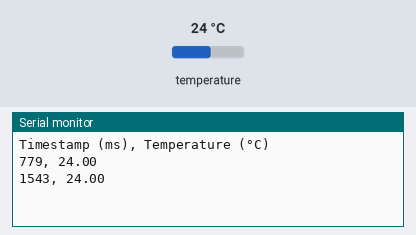
This program was run on a simulated ESP32. Shown: the last lines printed to the serial monitor. Inputs (shaded band) come from the test bench; at power-on: temperature 24 °C.

Above: at 2.3 s.
2.4 s: temperature set to 12 °C
At 2.4 s:
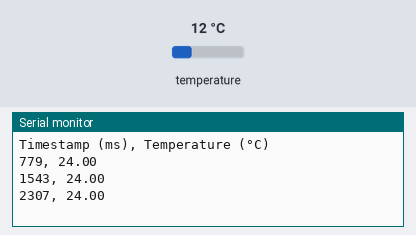
3.9 s: temperature set to 19 °C
At 3.9 s:
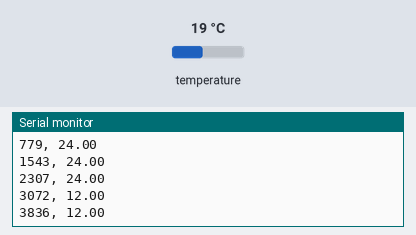
Timing chart, 0 to 6.9 s (numbered marks = the images above; inputs shaded):
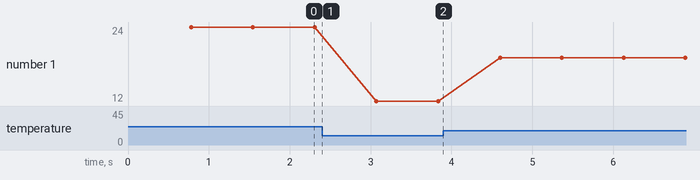

The program:

main.cpp
```cpp
#include <OneWire.h>
#include <DallasTemperature.h>

// GPIO pin connected to DS18B20 data line
#define ONE_WIRE_BUS 14

OneWire oneWire(ONE_WIRE_BUS);
DallasTemperature sensors(&oneWire);

void setup() {
  Serial.begin(115200);

  sensors.begin();
  Serial.println("Timestamp (ms), Temperature (°C)");
}

void loop() {
  sensors.requestTemperatures();
  float temperatureC = sensors.getTempCByIndex(0);

  unsigned long timestamp = millis();
  Serial.print(timestamp);
  Serial.print(", ");
  Serial.println(temperatureC);
  const int serialprintInterval = 0; //increase value to slow down serial print activity
    //delay(10);
}
```

Measured:
- plotted number 1: 24 → 12 after the input at 2.4 s, 12 → 19 after the input at 3.9 s
